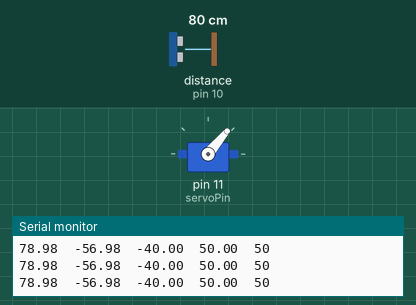
A sketch run on a simulated Arduino Uno, built with avr-gcc and run on an emulated ATmega328P. Shown: servo, the last lines printed to the serial monitor. Wiring (inferred from the names in the program): ultrasonic range finder: trigger pin 9; echo pin 10. The test bench sets the inputs (shaded band); at power-on: distance to the obstacle (sensor on pin 10) 80 cm. The echo pulse lasts 58.3 µs per cm.

Above: at 2.2 s.
2.3 s: distance to the obstacle (sensor on pin 10) set to 25 cm
At 3.3 s:
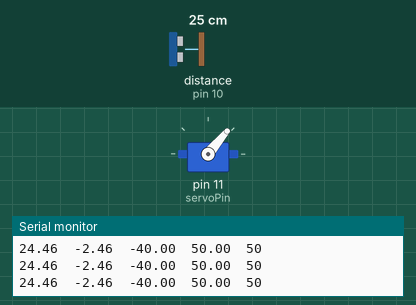
3.9 s: distance to the obstacle (sensor on pin 10) set to 23 cm
At 4.3 s:
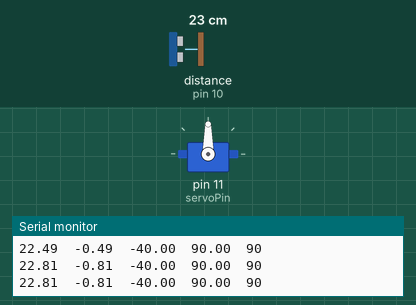
6.9 s: distance to the obstacle (sensor on pin 10) set to 2 cm
At 8.0 s:
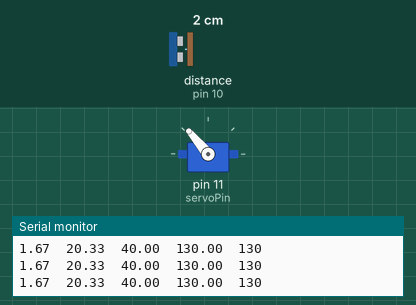
8.4 s: distance to the obstacle (sensor on pin 10) set to 24 cm
At 8.88 s:
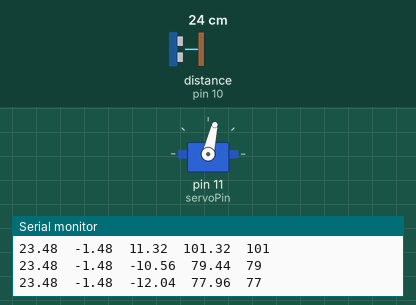
11.4 s: distance to the obstacle (sensor on pin 10) set to 4 cm
Timing chart, 0 to 13.9 s (numbered marks = the images above; inputs shaded):
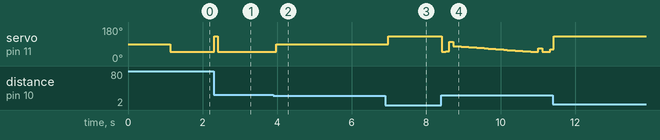

The sketch:

sketch_nov4a.ino
```cpp
#include <Servo.h>
#include <PID_v1.h>

// --- Pin Definitions ---
const int trigPin = 9;
const int echoPin = 10;
const int servoPin = 11;

// --- PID constants ---
float Kp = 30.0;
float Ki = 10.0;
float Kd = 6.0;

// --- Variables ---
double Setpoint, Input, Output, ServoOutput;

PID myPID(&Input, &Output, &Setpoint, Kp, Ki, Kd, DIRECT);
Servo myServo;

// --- Function Prototype ---
float readPosition();

void setup() {
  Serial.begin(9600);
  pinMode(trigPin, OUTPUT);
  pinMode(echoPin, INPUT);

  myServo.attach(servoPin);

  // --- Initialize servo at 90° (neutral position) ---
  myServo.write(90);
  delay(1000);

  // --- PID setup ---
  Setpoint = 22.0;                // Target distance (midpoint)
  Input = readPosition();         // Initial sensor read
  myPID.SetMode(AUTOMATIC);
  myPID.SetOutputLimits(-40, 40); // PID output range

  Serial.println("System initialized. Starting control loop...");
  Serial.println("Dist(cm)\tError\tPID_Out\tServoCmd\tServoRead");
}

void loop() {
  delay(100);

  // --- Read current distance from ultrasonic sensor ---
  Input = readPosition();

  if (Input > 0) {
    // --- Compute PID ---
    myPID.Compute();

    // --- Correct control direction ---
    // Closer than 22cm → increase servo angle
    // Farther than 22cm → decrease servo angle
    if(Input > 21.5 && Input < 23)
    ServoOutput = 90;
    else ServoOutput = 90 + Output;

    // --- Constrain servo angle safely ---
    ServoOutput = constrain(ServoOutput, 0, 170);

    // --- Write angle to servo ---
    myServo.write(ServoOutput);

    // --- Compute error ---
    double error = Setpoint - Input;

    // --- Print sensor + servo info ---
    Serial.print(Input, 2);         // Distance reading
    Serial.print("\t");
    Serial.print(error, 2);         // Error
    Serial.print("\t");
    Serial.print(Output, 2);        // PID output
    Serial.print("\t");
    Serial.print(ServoOutput, 2);   // Servo command
    Serial.print("\t");
    Serial.println(myServo.read()); // Feedback
  }
}

// --- Ultrasonic distance reading function ---
float readPosition() {
  digitalWrite(trigPin, LOW);
  delayMicroseconds(2);
  digitalWrite(trigPin, HIGH);
  delayMicroseconds(10);
  digitalWrite(trigPin, LOW);

  long duration = pulseIn(echoPin, HIGH, 30000);  // 30 ms timeout
  float distance = duration * 0.034 / 2;          // Convert to cm

  return distance;
}
```

Measured:
- the behaviour switches between 24 and 23 cm on distance to the obstacle (sensor on pin 10) (found by bisection; images 1 and 2)
- after the input at 2.3 s, servo on pin 11 (servoPin): 50° → 130° at once, → 50° 0.10 s later
- after the input at 3.9 s, servo on pin 11 (servoPin): 50° → 90° after 0.07 s
- after the input at 6.9 s, servo on pin 11 (servoPin): 90° → 130° after 0.08 s
- after the input at 8.4 s, servo on pin 11 (servoPin): 130° → 50° at once, → 51° 0.10 s later, → 101° 0.10 s later, → 79° 0.10 s later, … (27 changes in this stretch)
